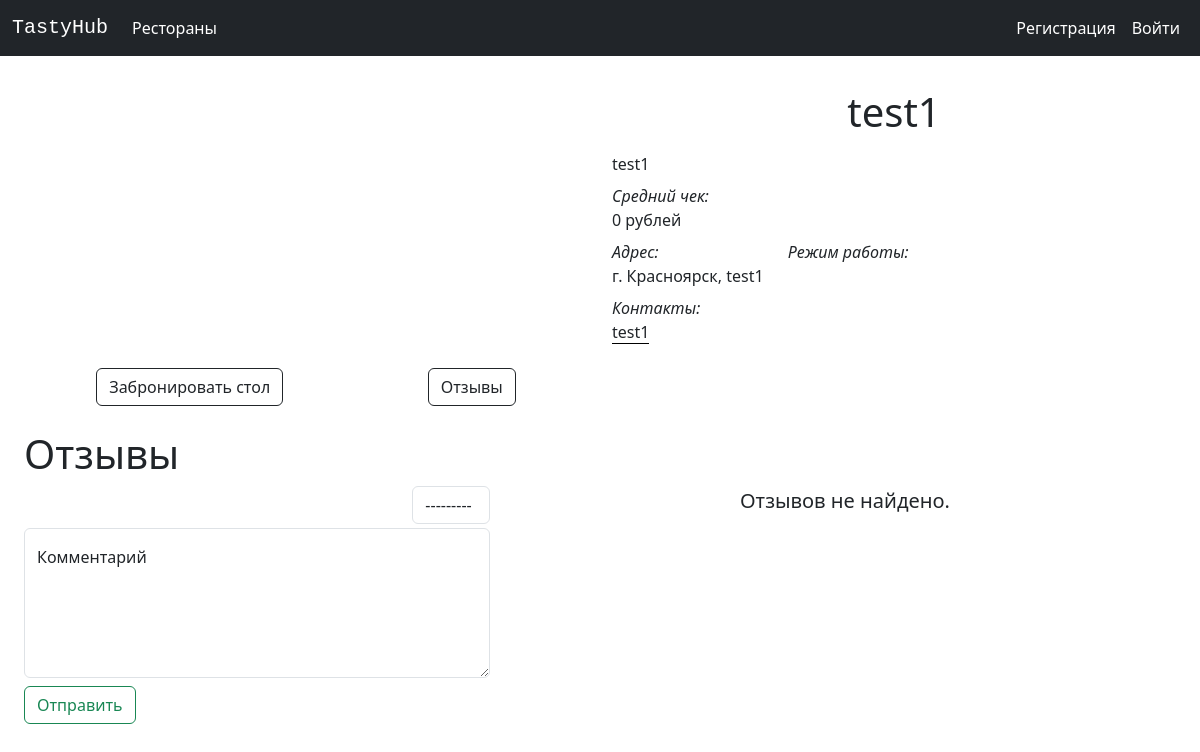
Page /restaurant/1 on the earlier database version.
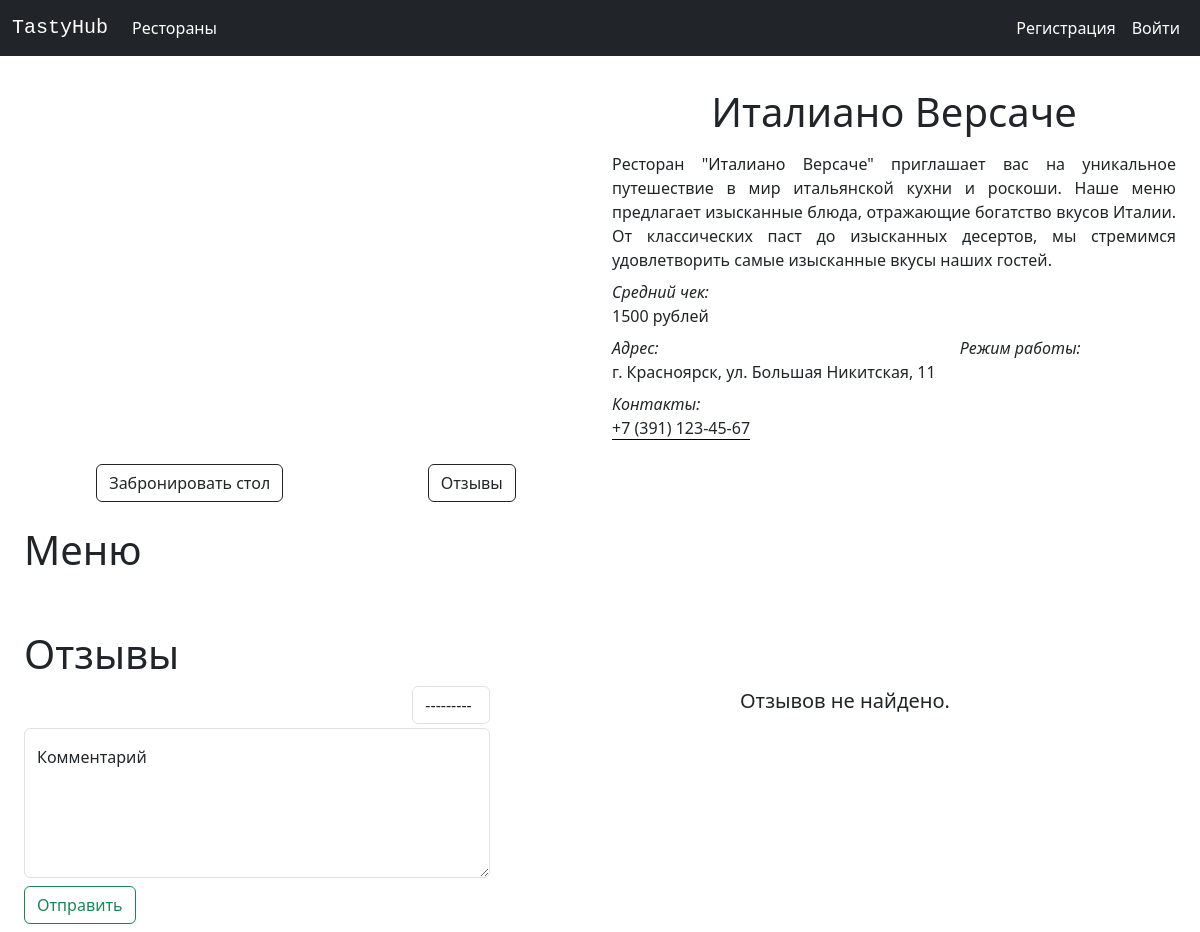
Same page on the later database version.
### restaurants/models.py (models this page shows, shortened)
class Restaurant(models.Model):
    name = models.CharField(max_length=64, blank=False, null=False)
    avg_check = models.FloatField(default=0, blank=False, null=False)
    address = models.CharField(max_length=128, blank=False, null=False)
    contacts = models.CharField(max_length=128, blank=False, null=False)
    description = models.TextField(max_length=512, blank=False, null=False)
    working_mode = models.TextField(max_length=64, blank=False, null=False)
    logo = models.ImageField(upload_to='restaurant_logos', blank=False, null=False)
    date_create = models.DateTimeField(auto_now_add=True)
    date_edit = models.DateTimeField(auto_now=True)
    admin_user = models.ForeignKey(User, on_delete=models.SET_NULL, null=True)
    kitchen_type = models.ForeignKey(KitchenType, on_delete=models.SET_NULL, null=True)

### restaurants/views/RestaurantPage.py (the view)
# urls.py: path('restaurant/<int:pk>', RestaurantPage.as_view(), name='restaurant'),
class RestaurantPage(View):
    @staticmethod
    def get(request, pk):
        restaurant = Restaurant.objects.get(pk=pk)
        meals = RestaurantMeal.objects.filter(restaurant=restaurant)
        reviews = RestaurantReview.objects.filter(restaurant_id=pk)
        restaurant_images = RestaurantImage.objects.filter(restaurant=restaurant)
        context = {
            'restaurant': restaurant,
            'restaurant_images': restaurant_images,
            'meals': meals,
            'ReviewForm': ReviewForm(),
            'reviews': reviews
        }
        return render(request, 'restaurants/restaurant_page.html', context)

### restaurants/forms.py
class ReviewForm(forms.ModelForm):
    class Meta:
        model = RestaurantReview
        fields = ['mark', 'comment']
        widgets = {
            'mark': forms.Select(attrs={'class': 'form-control'}),
            'comment': forms.Textarea(
                attrs={'class': 'form-control', 'placeholder': 'text', 'style': 'min-height: 150px;'})
        }

### restaurants/templates/restaurants/restaurant_page.html (shortened to what the changed rows need)
{% extends 'restaurants/base.html' %}
{% load static %}
{% load bootstrap_icons %}
{% block content %}
    <main class="flex-grow-1 flex-shrink-0">
        <div class="container-fluid mt-2 pb-2">
            <div class="row row-cols-xl-2 row-cols-1 g-4 m-auto">
                <div class="col">
                    <div class="d-flex flex-column justify-content-between h-100 gap-2">
                        <h1 class="display-6 align-self-center fw-normal">{{ restaurant.name }}</h1>
                        <span class="lead fw-normal fs-6"
                              style="text-align: justify">{{ restaurant.description }}</span>
                        <div class="lead fw-normal fs-6">
                            <span class="fst-italic">Средний чек:</span><br>
                            <span>{{ restaurant.avg_check|floatformat:0 }} рублей</span>
                        </div>
                        <div class="d-flex gap-md-4 gap-2 flex-wrap">
                            <div class="lead fw-normal fs-6">
                                <span class="fst-italic">Адрес:</span><br>
                                <span>г. Красноярск, {{ restaurant.address }}</span>
                            </div>
                            <div class="lead fw-normal fs-6">
                                <span class="fst-italic">Режим работы:</span><br>
                            </div>
                        </div>
                        <div class="lead fw-normal fs-6">
                            <span class="fst-italic">Контакты:</span><br>
                            <span class="border-bottom border-black">{{ restaurant.contacts }}</span>
                        </div>
                    </div>
                </div>
            </div>
            {% if meals %}
                <div class="row row-cols-1 g-4 m-auto">
                    <div class="col">
                        <h1 class="display-6">Меню</h1>
                    </div>
                </div>
            {% endif %}
            <div id="reviews" class="row row-cols-1 mt-4 m-auto">
                <div class="col">
                    <h1 class="display-6">Отзывы</h1>
                </div>
            </div>
        </div>
    </main>
{% endblock %}

Differences in the rows shown:
changed Restaurant: name "test1" → "Италиано Версаче"; description "test1" → "Ресторан \"Италиано Версаче\" приглашает вас на уникальное путешествие в мир итальянской кухни и роскоши. Наше меню предлагает изысканные блюда, отражающие богатство вкусов Италии. От классических паст до изысканных десертов, мы стремимся удовлетворить самые изысканные вкусы наших гостей."; avg_check "0" → "1500"; address "test1" → "ул. Большая Никитская, 11"; contacts "test1" → "+7 (391) 123-45-67"
Other differences:
text now shown: "Меню"
